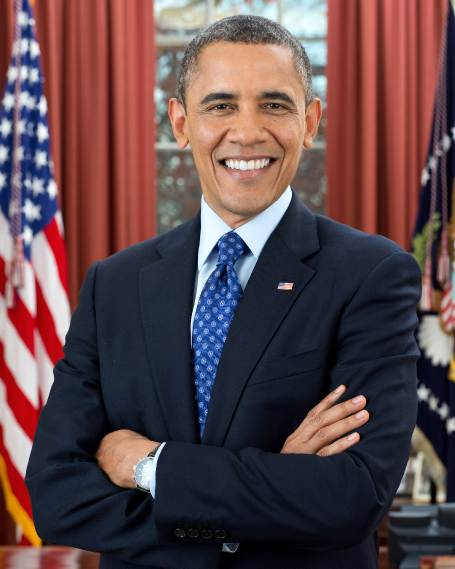
#> input picture Course 4/assets/faces/obama.jpg, 910 x 1137 px, found by its file name (shown at 1/2 size)
$ python exemplul_4_face_recognition.py
#> lines starting #> are read from the running program, lines starting #| are printed output that depends on the picture; after the words box and inside, x2 and y2 are one past the last pixel; in counts of white or black regions, pixels touching at a corner belong together
"""
Aplicabilitate reala:
- Robotul de receptie recunoaste persoanele cunoscute.
Ce invatam:
- Detectie fata cu Haar Cascade.
- "Enrolare" persoane cunoscute si comparare pe histograma fetei.
De ce:
- Este un prim pas simplu spre sisteme reale de face recognition.
"""

import os

import cv2 as cv
import numpy as np


FACES_DIR = "Course 4/assets/faces"
CASCADE_PATH = "Course 4/assets/models/haarcascade_frontalface_default.xml"
OUTPUT_DIR = "Course 4/assets/output"
if not os.path.exists(FACES_DIR):
    FACES_DIR = "assets/faces"
if not os.path.exists(CASCADE_PATH):
    CASCADE_PATH = "assets/models/haarcascade_frontalface_default.xml"
if not os.path.exists("Course 4/assets"):
    OUTPUT_DIR = "assets/output"


def extrage_fete(imagine_bgr, detector):
    gri = cv.cvtColor(imagine_bgr, cv.COLOR_BGR2GRAY)
    fete = detector.detectMultiScale(gri, scaleFactor=1.1, minNeighbors=5, minSize=(60, 60))
    return sorted(fete, key=lambda f: f[2] * f[3], reverse=True)


def histograma_fata(imagine_bgr, zona_fata):
    x, y, w, h = zona_fata
    gri = cv.cvtColor(imagine_bgr, cv.COLOR_BGR2GRAY)
    roi = gri[y : y + h, x : x + w]
    roi = cv.resize(roi, (120, 120))
    hist = cv.calcHist([roi], [0], None, [64], [0, 256])
    return cv.normalize(hist, hist).flatten()


def main():
    os.makedirs(OUTPUT_DIR, exist_ok=True)

    detector = cv.CascadeClassifier(CASCADE_PATH)
    if detector.empty():
        raise RuntimeError(f"Nu pot incarca detectorul: {CASCADE_PATH}")

    known = {
        "Barack Obama": FACES_DIR + "/obama.jpg",
        "Joe Biden": FACES_DIR + "/biden.jpg",
    }

    baza_date = {}
    for nume, path_imagine in known.items():
        imagine = cv.imread(path_imagine)
#> imagine is the input picture: shape (1137, 910, 3); mean B, G, R 74.6, 71.7, 95
        if imagine is None:
            raise FileNotFoundError(f"Nu am gasit imaginea: {path_imagine}")

        fete = extrage_fete(imagine, detector)
#> in extrage_fete, `gri = cv.cvtColor(imagine_bgr, cv.COLOR_BGR2GRAY)`:
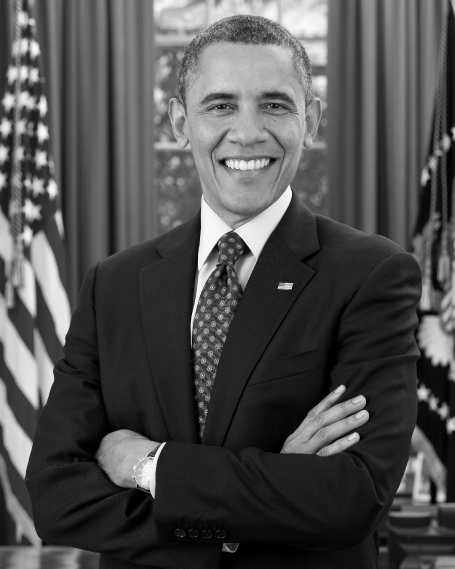
#> gri: shape (1137, 910) (shown at 1/2 size); min 0, max 255, mean 79
#> in extrage_fete, `fete = detector.detectMultiScale(gri, scaleFactor=1.1, minNeighbors=5,..`: fete = [[342, 95, 300, 300]]
#> fete = [[342, 95, 300, 300]]
        if not fete:
            raise RuntimeError(f"Nu am detectat fata pentru: {nume}")
        baza_date[nume] = histograma_fata(imagine, fete[0])
#> in histograma_fata, `x, y, w, h = zona_fata`: x = 342; y = 95; w = 300
#> in histograma_fata, `roi = cv.resize(roi, (120, 120))`:
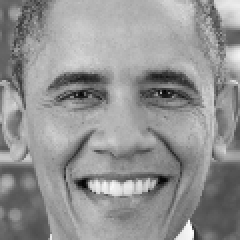
#> roi: shape (120, 120) (shown 2 times larger); min 4, max 251, mean 146.6
#> in histograma_fata, `hist = cv.calcHist([roi], [0], None, [64], [0, 256])`: hist = 64 values, max 938 at index 45, min 0 at index 0, mean 225
#> pass 2 of the loop in main, `for nume, path_imagine in known.items():`:
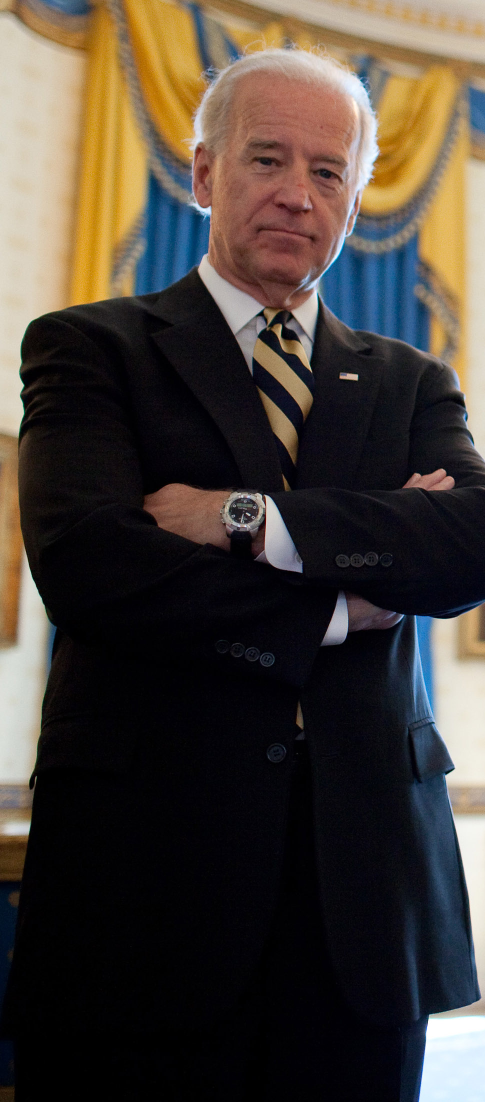
#> input picture Course 4/assets/faces/biden.jpg, 970 x 2204 px, found by its file name (shown at 1/2 size)
#> in main, imagine is the input picture: shape (2204, 970, 3); mean B, G, R 55.5, 62.7, 70.7
#> in extrage_fete (call 2), `gri = cv.cvtColor(imagine_bgr, cv.COLOR_BGR2GRAY)`:
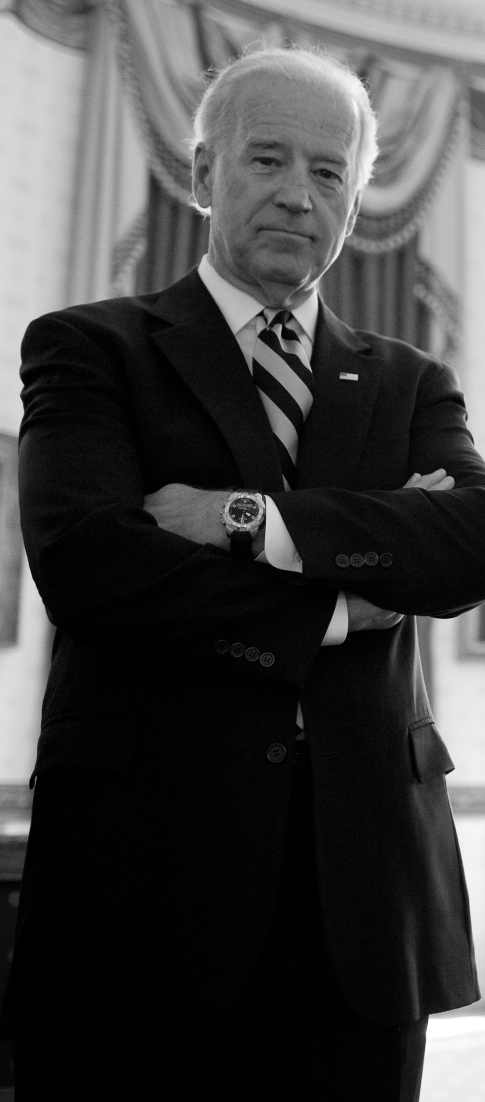
#> gri: shape (2204, 970) (shown at 1/2 size); min 0, max 255, mean 64.3
#> in extrage_fete (call 2), `fete = detector.detectMultiScale(gri, scaleFactor=1.1, minNeighbors=5,..`: fete = [[433, 211, 314, 314]]
#> in histograma_fata (call 2), `x, y, w, h = zona_fata`: x = 433; y = 211; w = 314
#> in histograma_fata (call 2), `roi = gri[y : y + h, x : x + w]`:
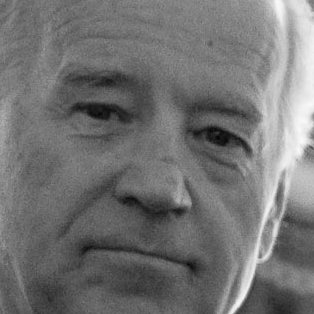
#> roi: shape (314, 314); min 4, max 250, mean 114.4
#> hist = 64 values, max 1027 at index 29, min 0 at index 0, mean 225

    test_path = FACES_DIR + "/obama2.jpg"
    test = cv.imread(test_path)
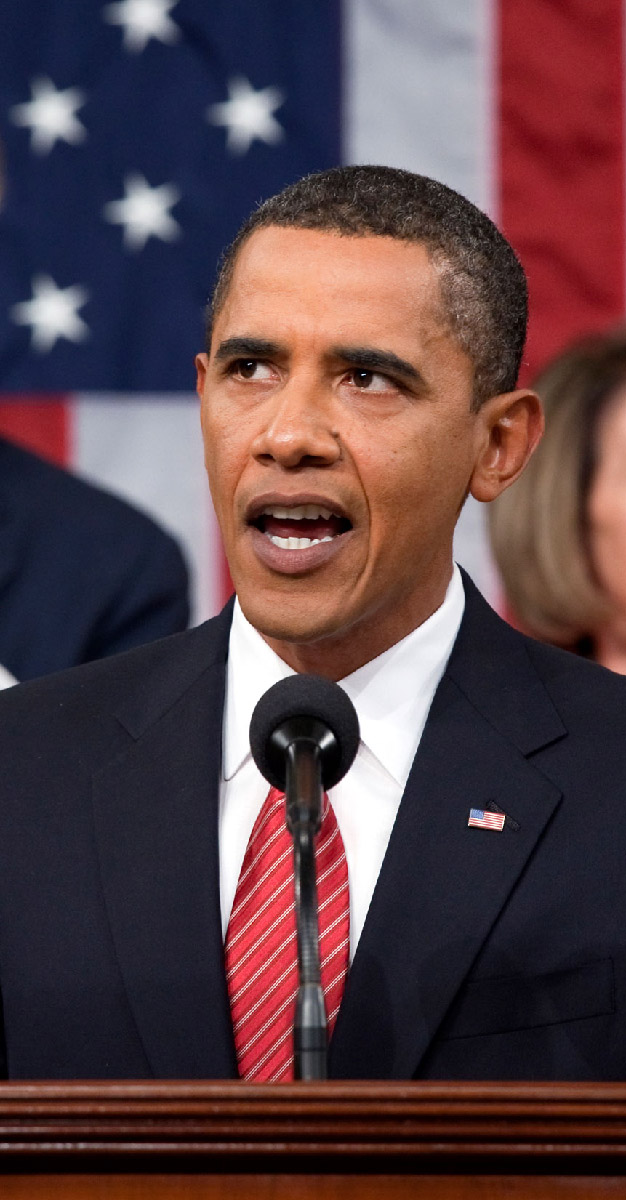
#> input picture Course 4/assets/faces/obama2.jpg, 626 x 1200 px, found by its file name
#> test is the input picture: shape (1200, 626, 3); mean B, G, R 69.7, 64.8, 89.2
    if test is None:
        raise FileNotFoundError(f"Nu am gasit imaginea de test: {test_path}")

    fete_test = extrage_fete(test, detector)
#> in extrage_fete (call 3), `gri = cv.cvtColor(imagine_bgr, cv.COLOR_BGR2GRAY)`:
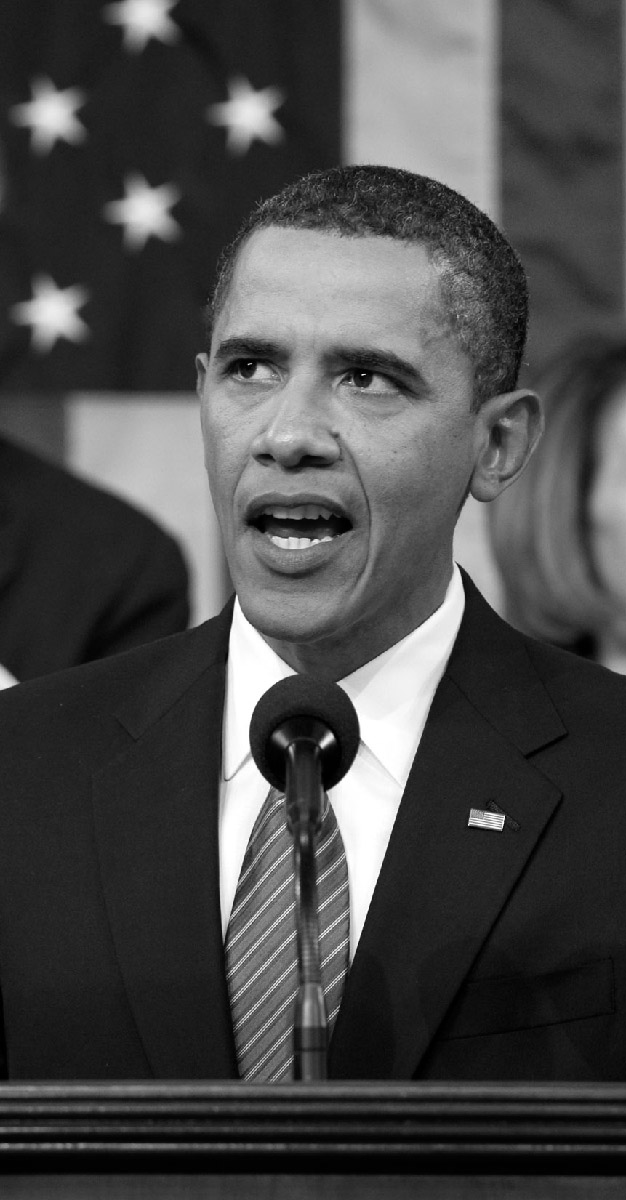
#> gri: shape (1200, 626); min 0, max 255, mean 72.6
#> in extrage_fete (call 3), `fete = detector.detectMultiScale(gri, scaleFactor=1.1, minNeighbors=5,..`: fete = [[139, 243, 343, 343]]
#> fete_test = [[139, 243, 343, 343]]
    if not fete_test:
        raise RuntimeError("Nu am detectat nicio fata in imaginea de test.")

    for x, y, w, h in fete_test:
        hist_test = histograma_fata(test, (x, y, w, h))
        scoruri = {}
        for nume, hist in baza_date.items():
            scor = cv.compareHist(hist_test.astype(np.float32), hist.astype(np.float32), cv.HISTCMP_BHATTACHARYYA)
            scoruri[nume] = scor

        nume_castigator = min(scoruri, key=scoruri.get)
        distanta = scoruri[nume_castigator]
        eticheta = nume_castigator if distanta < 0.5 else "Necunoscut"

        cv.rectangle(test, (x, y), (x + w, y + h), (0, 255, 0), 2)
        cv.putText(
            test,
            f"{eticheta} ({distanta:.2f})",
            (x, y - 10),
            cv.FONT_HERSHEY_SIMPLEX,
            0.6,
            (0, 255, 0),
            2,
        )
        print(f"[INFO] Predictie: {eticheta} | distanta: {distanta:.3f}")
#> this loop made 1 pass
#> (nume_castigator, distanta, eticheta) on pass 1: ('Barack Obama', 0.294, 'Barack Obama')
#| [INFO] Predictie: Barack Obama | distanta: 0.294
#> pass 1, in histograma_fata (call 3), `roi = gri[y : y + h, x : x + w]`:
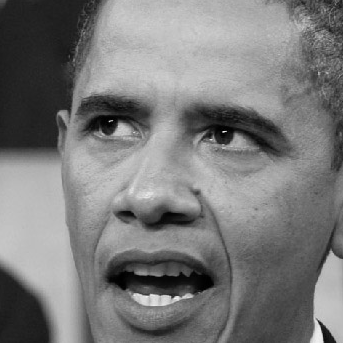
#> roi: shape (343, 343); min 0, max 245, mean 122.1
#> pass 1, in histograma_fata (call 3), `roi = cv.resize(roi, (120, 120))`:
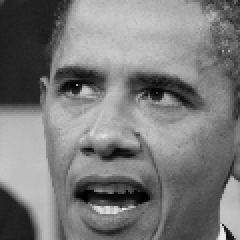
#> roi: shape (120, 120) (shown 2 times larger); min 0, max 235, mean 122
#> after the loop:
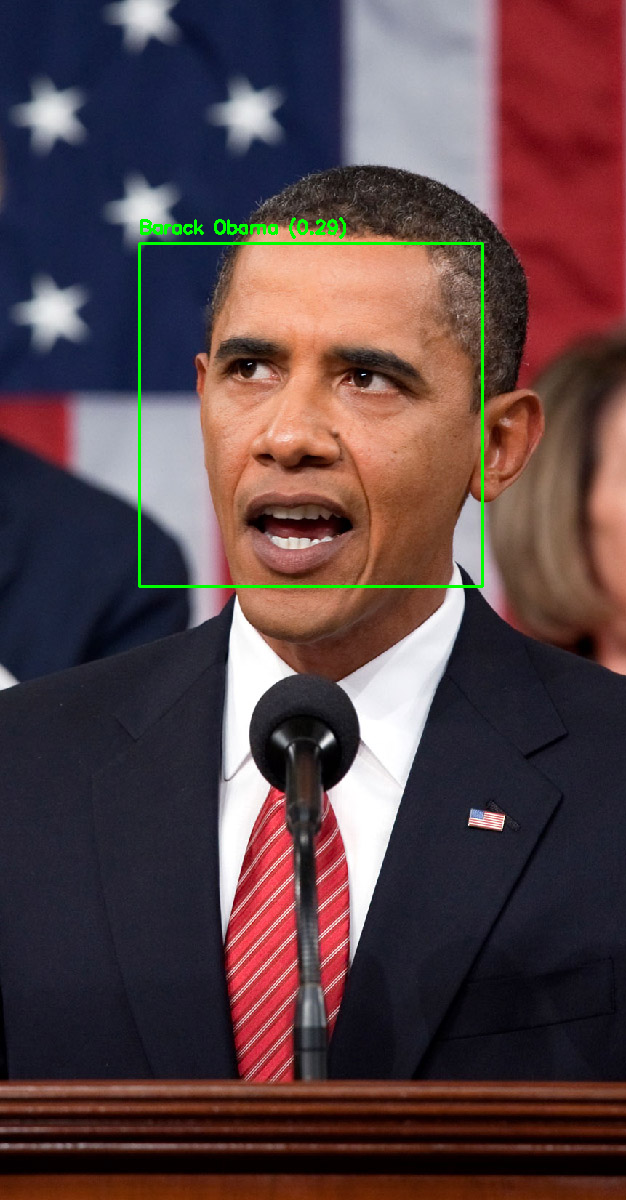
#> test: shape (1200, 626, 3); 0.74% of pixels changed, all inside (x1, y1, x2, y2) = (138, 217, 484, 588)

    out_path = OUTPUT_DIR + "/04_face_recognition_result.png"
    cv.imwrite(out_path, test)
    print(f"[OK] Rezultat salvat: {out_path}")


if __name__ == "__main__":
    main()
